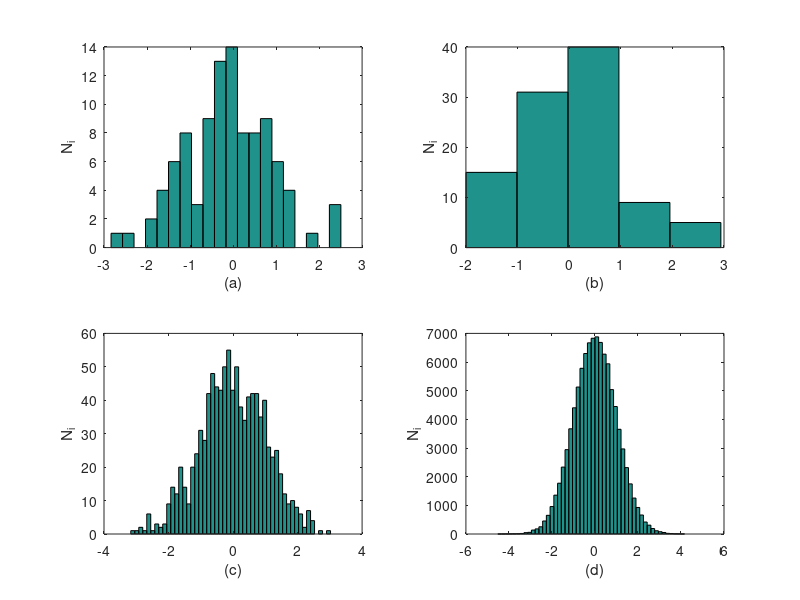

Write MATLAB code to recreate this figure.
subplot(2,2,1)
x = randn(1,100);hist(x,20);
ylabel('N_i');xlabel('(a)');
subplot(2,2,2)
x = randn(1,100);hist(x,5);
ylabel('N_i');xlabel('(b)');
subplot(2,2,3)
x = randn(1,1000);hist(x,50);
ylabel('N_i');xlabel('(c)');
subplot(2,2,4)
x = randn(1,100000);hist(x,50);
ylabel('N_i');xlabel('(d)');
